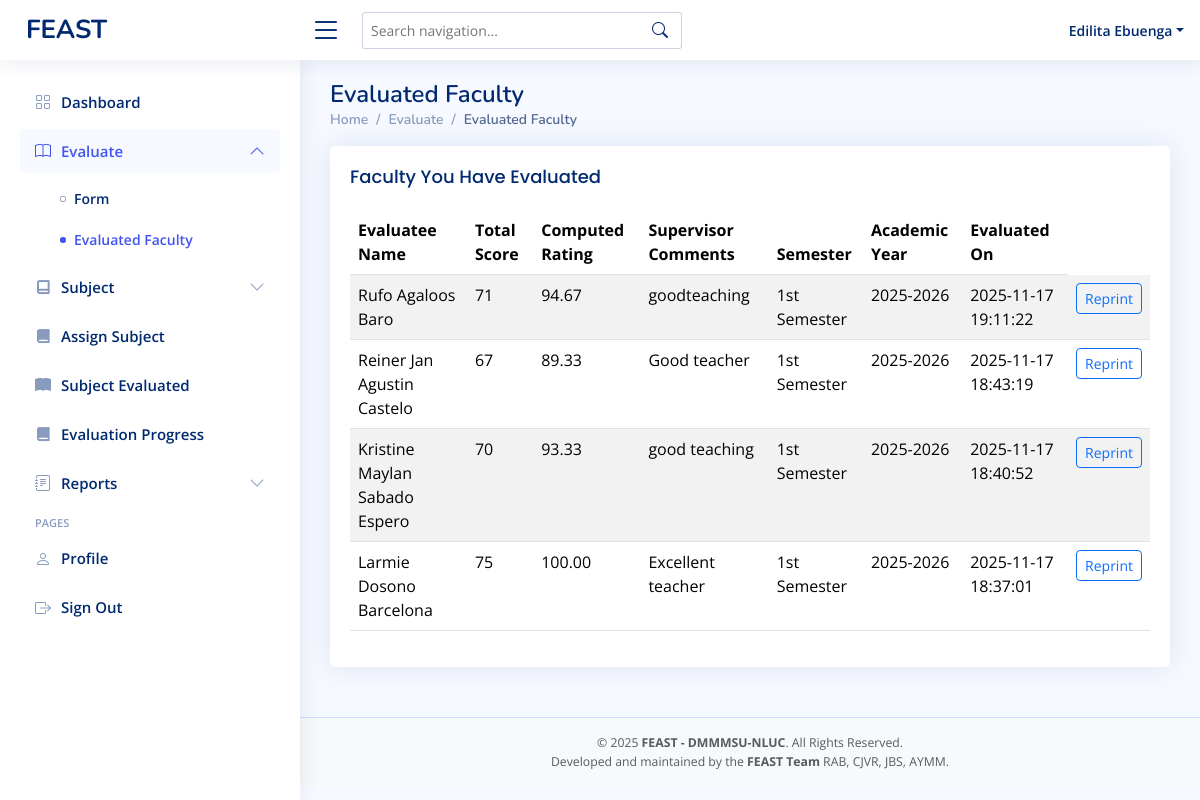
The page /admin-evaluatedfaculty.php (signed in) on the database its author committed.
### tables this page shows
CREATE TABLE `admin_evaluation` (
  `id` int(11) NOT NULL,
  `evaluator_id` varchar(50) NOT NULL,
  `evaluatee_id` varchar(50) NOT NULL,
  `evaluator_position` varchar(50) NOT NULL,
  `academic_year` varchar(20) NOT NULL,
  `semester` enum('1st Semester','2nd Semester','Summer') NOT NULL,
  `total_score` int(11) NOT NULL,
  `computed_rating` decimal(5,2) NOT NULL,
  `comments` text DEFAULT NULL,
  `department` varchar(255) DEFAULT NULL,
  `evaluation_date` datetime DEFAULT current_timestamp()
);

CREATE TABLE `faculty` (
  `idnumber` varchar(11) NOT NULL,
  `first_name` varchar(50) NOT NULL,
  `mid_name` varchar(50) NOT NULL,
  `last_name` varchar(50) NOT NULL,
  `password` varchar(255) DEFAULT NULL,
  `department` varchar(255) DEFAULT NULL,
  `program` varchar(255) DEFAULT NULL,
  `faculty_rank` varchar(50) DEFAULT NULL,
  `role` varchar(50) NOT NULL DEFAULT 'faculty',
  `status` varchar(11) NOT NULL DEFAULT 'active'
);

### admin-evaluatedfaculty.php (the view, shortened to what this page needs)
<?php
include 'conn/conn.php';
$evaluator_id = $_SESSION['idnumber'];
$query = "SELECT
            ae.id,
            ae.evaluatee_id,
            f.first_name, f.mid_name, f.last_name,
            ae.total_score,
            ae.computed_rating,
            ae.academic_year,
            ae.semester,
            ae.evaluation_date,
            ae.comments
          FROM admin_evaluation ae
          JOIN faculty f ON ae.evaluatee_id = f.idnumber
          WHERE ae.evaluator_id = ?
          ORDER BY ae.evaluation_date DESC";
$stmt = $conn->prepare($query);
$stmt->bind_param("s", $evaluator_id);
$stmt->execute();
$result = $stmt->get_result();
?>
<!DOCTYPE html>
<html lang="en">
<head>
  <?php include 'head.php' ?>
</head>
<body>
  <?php include 'admin-header.php' ?>
  <?php include 'admin-sidebar.php' ?>
  <main id="main" class="main">
    <div class="pagetitle">
      <h1>Evaluated Faculty</h1>
      <nav>
        <ol class="breadcrumb">
          <li class="breadcrumb-item"><a href="admin-dashboard.php">Home</a></li>
          <li class="breadcrumb-item">Evaluate</li>
          <li class="breadcrumb-item active">Evaluated Faculty</li>
        </ol>
      </nav>
    </div>
    <section class="section">
      <div class="card">
        <div class="card-body">
          <h5 class="card-title">Faculty You Have Evaluated</h5>
          <div class="table-responsive">
            <table class="table table-striped datatable">
              <thead>
                <tr>
                  <th>Evaluatee Name</th>
                  <th>Total Score</th>
                  <th>Computed Rating</th>
                  <th>Supervisor Comments</th>
                  <th>Semester</th>
                  <th>Academic Year</th>
                  <th>Evaluated On</th>
                </tr>
              </thead>
              <tbody>
                <?php if ($result->num_rows > 0): ?>
                  <?php while ($row = $result->fetch_assoc()): ?>
                    <tr>
                      <td class="text-capitalize"><?= htmlspecialchars($row['first_name'] . ' ' . $row['mid_name'] . ' ' . $row['last_name']) ?></td>
                      <td><?= htmlspecialchars($row['total_score']) ?></td>
                      <td><?= htmlspecialchars($row['computed_rating']) ?></td>
                      <td><?= htmlspecialchars($row['comments']) ?></td>
                      <td><?= htmlspecialchars($row['semester']) ?></td>
                      <td><?= htmlspecialchars($row['academic_year']) ?></td>
                      <td><?= htmlspecialchars($row['evaluation_date']) ?></td>
                      <td>
                        <a href="admin-evaluation-reprint-fpdf.php?evaluatee_id=<?= urlencode($row['evaluatee_id']) ?>&academic_year=<?= urlencode($row['academic_year']) ?>&semester=<?= urlencode($row['semester']) ?>"
                          class="btn btn-sm btn-outline-primary" target="_blank">
                          Reprint
                        </a>
                      </td>
                    </tr>
                  <?php endwhile; ?>
                <?php else: ?>
                  <tr>
                    <td colspan="5" class="text-center">You have not evaluated any faculty peers yet.</td>
                  </tr>
                <?php endif; ?>
              </tbody>
            </table>
          </div>
        </div>
      </div>
    </section>
  </main>
  <?php include 'footer.php' ?>
</body>
</html>

### assets/css/style.css (style rules this page uses)
:root { scroll-behavior: smooth; }
body { font-family: "Open Sans", sans-serif; background: #f6f9ff; color: #444444; }
a { color: #4154f1; text-decoration: none; }
h1, h2, h3, h4, h5, h6 { font-family: "Nunito", sans-serif; }
#main { margin-top: 60px; padding: 20px 30px; transition: all 0.3s; }
.pagetitle { margin-bottom: 10px; }
.pagetitle h1 { font-size: 24px; margin-bottom: 0; font-weight: 600; color: #012970; }
.card { margin-bottom: 30px; border: none; border-radius: 5px; box-shadow: 0px 0 30px rgba(1, 41, 112, 0.1); }
.card-title { padding: 20px 0 15px 0; font-size: 18px; font-weight: 500; color: #012970; font-family: "Poppins", sans-serif; }
.card-body { padding: 0 20px 20px 20px; }
.breadcrumb { font-size: 14px; font-family: "Nunito", sans-serif; color: #899bbd; font-weight: 600; }
.breadcrumb a { color: #899bbd; transition: 0.3s; }
.breadcrumb .breadcrumb-item::before { color: #899bbd; }
.breadcrumb .active { color: #51678f; font-weight: 600; }
@media (min-width: 1200px) { #main, #footer { margin-left: 300px; } }

### rows shown on the page
admin_evaluation: evaluatee.last_name "Rufo Agaloos Baro", total_score "71", computed_rating "94.67", comments "goodteaching", semester "1st Semester", academic_year "2025-2026", evaluation_date "2025-11-17 19:11:22"
admin_evaluation: evaluatee.last_name "Reiner Jan Agustin Castelo", total_score "67", computed_rating "89.33", comments "Good teacher", semester "1st Semester", academic_year "2025-2026", evaluation_date "2025-11-17 18:43:19"
admin_evaluation: evaluatee.last_name "Kristine Maylan Sabado Espero", total_score "70", computed_rating "93.33", comments "good teaching", semester "1st Semester", academic_year "2025-2026", evaluation_date "2025-11-17 18:40:52"
admin_evaluation: evaluatee.last_name "Larmie Dosono Barcelona", total_score "75", computed_rating "100.00", comments "Excellent teacher", semester "1st Semester", academic_year "2025-2026", evaluation_date "2025-11-17 18:37:01"

### other values the page prints
$_SESSION['first_name'] "Edilita"
$_SESSION['last_name'] "Ebuenga"
